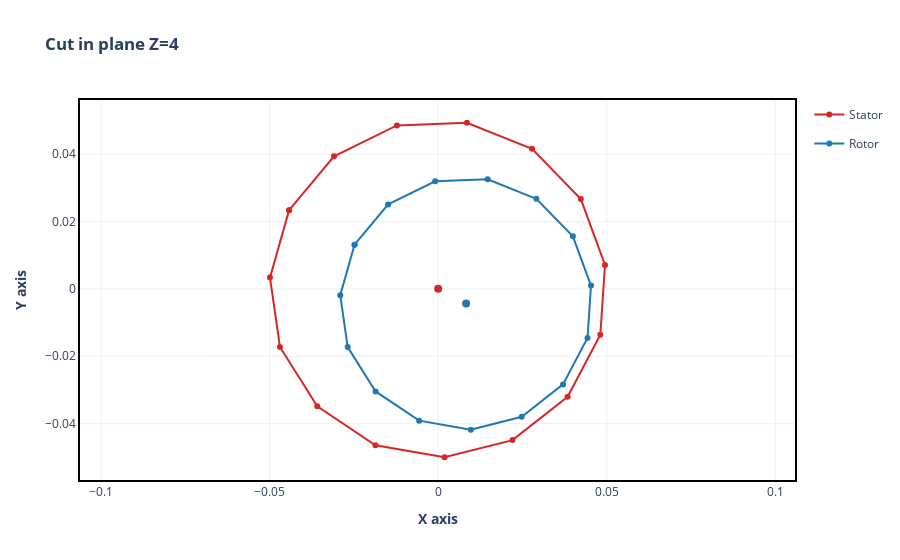

The notebook cell saved with this chart:
### Markdown cell above
**PROBLEM DESCRIPTION**

Fluid flow occurs in the annular space between the shaft and the bearing, both of $ L $ length. These structures are called rotor and stator, respectively. The stator is fixed with radius $R_{o}$ and the rotor, with radius $R_{i} $, is a rigid body with rotation speed $\omega$, as shown in the figure below.

<img src="https://docs.google.com/uc?id=1ZVqsNZEBQ8PhKZ5v4IlXHpwUTkgO4sM8" width="350"/>

Due to the rotation of the rotor, a pressure field is set in the lubricating oil film, developing fluid forces that act on the rotor surface. For a constant speed of rotation, these forces displace the rotor to a location inside the stator called the _equilibrium position_. In this position, the stator and rotor are eccentric, with a distance between centers $e$ and an attitude angle $\beta$, formed between the axis connecting both centers and the vertical axis.

Based on the eccentricity and attitude angle, the cosine law can be used to describe the position of the rotor surface $R_{\theta}$ with respect to the center of the stator:

$$ R_{\theta} = \sqrt{R_i ^2 - e^2 \sin^2{\alpha}} + e \cos{\alpha},$$

where $\alpha =\begin{cases} 
\dfrac{3\pi}{2} - \theta + \beta \text{,} 
&\mbox{se } \dfrac{\pi}{2} + \beta \leq \theta < \dfrac{3\pi}{2} + \beta \\ \\
- \left(\dfrac{3\pi}{2} - \theta + \beta\right) \text{,} 
& \mbox{se } \dfrac{3\pi}{2} + \beta \leq \theta < \dfrac{5\pi}{2} + \beta 
\end{cases}$.

### Code cell
from ross.fluid_flow.fluid_flow_graphics import plot_eccentricity

fig = plot_eccentricity(my_fluid_flow, z=int(my_fluid_flow.nz / 2), scale_factor=0.5)
fig.show()

### Figure 1 — Plotly figure (JSON) as saved in the notebook; plotly's stock layout.template omitted (floating-point values rounded to 4 significant figures)
{"data": [{"customdata": [[62.17, 2.541e-05, 0.0499, 0.05, 0.4, "cylindrical"], [62.17, 2.541e-05, 0.0499, 0.05, 0.4, "cylindrical"], [62.17, 2.541e-05, 0.0499, 0.05, 0.4, "cylindrical"], [62.17, 2.541e-05, 0.0499, 0.05, 0.4, "cylindrical"], [62.17, 2.541e-05, 0.0499, 0.05, 0.4, "cylindrical"], [62.17, 2.541e-05, 0.0499, 0.05, 0.4, "cylindrical"], [62.17, 2.541e-05, 0.0499, 0.05, 0.4, "cylindrical"], [62.17, 2.541e-05, 0.0499, 0.05, 0.4, "cylindrical"], [62.17, 2.541e-05, 0.0499, 0.05, 0.4, "cylindrical"], [62.17, 2.541e-05, 0.0499, 0.05, 0.4, "cylindrical"], [62.17, 2.541e-05, 0.0499, 0.05, 0.4, "cylindrical"], [62.17, 2.541e-05, 0.0499, 0.05, 0.4, "cylindrical"], [62.17, 2.541e-05, 0.0499, 0.05, 0.4, "cylindrical"], [62.17, 2.541e-05, 0.0499, 0.05, 0.4, "cylindrical"], [62.17, 2.541e-05, 0.0499, 0.05, 0.4, "cylindrical"], [62.17, 2.541e-05, 0.0499, 0.05, 0.4, "cylindrical"]], "hovertemplate": "Stator radius: 5.00e-02<br>Ellipticity ratio: 0.40<br>Shape Geometry: cylindrical<br>", "legendgroup": "Stator", "line": {"color": "#d62728"}, "marker": {"color": "#d62728"}, "mode": "markers+lines", "name": "Stator", "type": "scatter", "x": [-0.04422, -0.04989, -0.04693, -0.03587, -0.01859, 0.001891, 0.02205, 0.0384, 0.0481, 0.04949, 0.04232, 0.02784, 0.008538, -0.01224, -0.0309, -0.04422], "y": [0.02334, 0.003342, -0.01724, -0.03484, -0.04641, -0.04996, -0.04488, -0.03203, -0.01364, 0.007103, 0.02662, 0.04153, 0.04927, 0.04848, 0.03931, 0.02334]}, {"customdata": [[62.17, 2.541e-05, 0.0499, 0.05, 0.4, "cylindrical"], [62.17, 2.541e-05, 0.0499, 0.05, 0.4, "cylindrical"], [62.17, 2.541e-05, 0.0499, 0.05, 0.4, "cylindrical"], [62.17, 2.541e-05, 0.0499, 0.05, 0.4, "cylindrical"], [62.17, 2.541e-05, 0.0499, 0.05, 0.4, "cylindrical"], [62.17, 2.541e-05, 0.0499, 0.05, 0.4, "cylindrical"], [62.17, 2.541e-05, 0.0499, 0.05, 0.4, "cylindrical"], [62.17, 2.541e-05, 0.0499, 0.05, 0.4, "cylindrical"], [62.17, 2.541e-05, 0.0499, 0.05, 0.4, "cylindrical"], [62.17, 2.541e-05, 0.0499, 0.05, 0.4, "cylindrical"], [62.17, 2.541e-05, 0.0499, 0.05, 0.4, "cylindrical"], [62.17, 2.541e-05, 0.0499, 0.05, 0.4, "cylindrical"], [62.17, 2.541e-05, 0.0499, 0.05, 0.4, "cylindrical"], [62.17, 2.541e-05, 0.0499, 0.05, 0.4, "cylindrical"], [62.17, 2.541e-05, 0.0499, 0.05, 0.4, "cylindrical"], [62.17, 2.541e-05, 0.0499, 0.05, 0.4, "cylindrical"]], "hovertemplate": "Attitude angle: 62.17°<br>Eccentricity: 2.54e-05<br>Rotor radius: 4.99e-02<br>", "legendgroup": "Rotor", "line": {"color": "#1f77b4"}, "marker": {"color": "#1f77b4"}, "mode": "markers+lines", "name": "Rotor", "type": "scatter", "x": [-0.0248, -0.02905, -0.02684, -0.01856, -0.005641, 0.009694, 0.02479, 0.03703, 0.0443, 0.04534, 0.03997, 0.02912, 0.01467, -0.000879, -0.01484, -0.0248], "y": [0.01309, -0.00187, -0.01727, -0.03044, -0.03911, -0.04178, -0.03797, -0.02835, -0.01459, 0.0009486, 0.01556, 0.02672, 0.0325, 0.0319, 0.02504, 0.01309]}, {"customdata": [[62.17, 2.541e-05, 0.0499, 0.05, 0.4, "cylindrical"]], "hovertemplate": "Attitude angle: 62.17°<br>Eccentricity: 2.54e-05<br>Rotor radius: 4.99e-02<br>", "legendgroup": "Rotor", "marker": {"color": "#1f77b4", "size": 8}, "name": "Rotor", "showlegend": false, "type": "scatter", "x": [0.008295], "y": [-0.004379]}, {"customdata": [[62.17, 2.541e-05, 0.0499, 0.05, 0.4, "cylindrical"]], "hovertemplate": "Stator radius: 5.00e-02<br>Ellipticity ratio: 0.40<br>Shape Geometry: cylindrical<br>", "legendgroup": "Stator", "marker": {"color": "#d62728", "size": 8}, "name": "Stator", "showlegend": false, "type": "scatter", "x": [0], "y": [0]}], "layout": {"title": {"text": "<b>Cut in plane Z=4</b>"}, "xaxis": {"title": {"text": "<b>X axis</b>"}}, "yaxis": {"scaleanchor": "x", "scaleratio": 1, "title": {"text": "<b>Y axis</b>"}}}}
